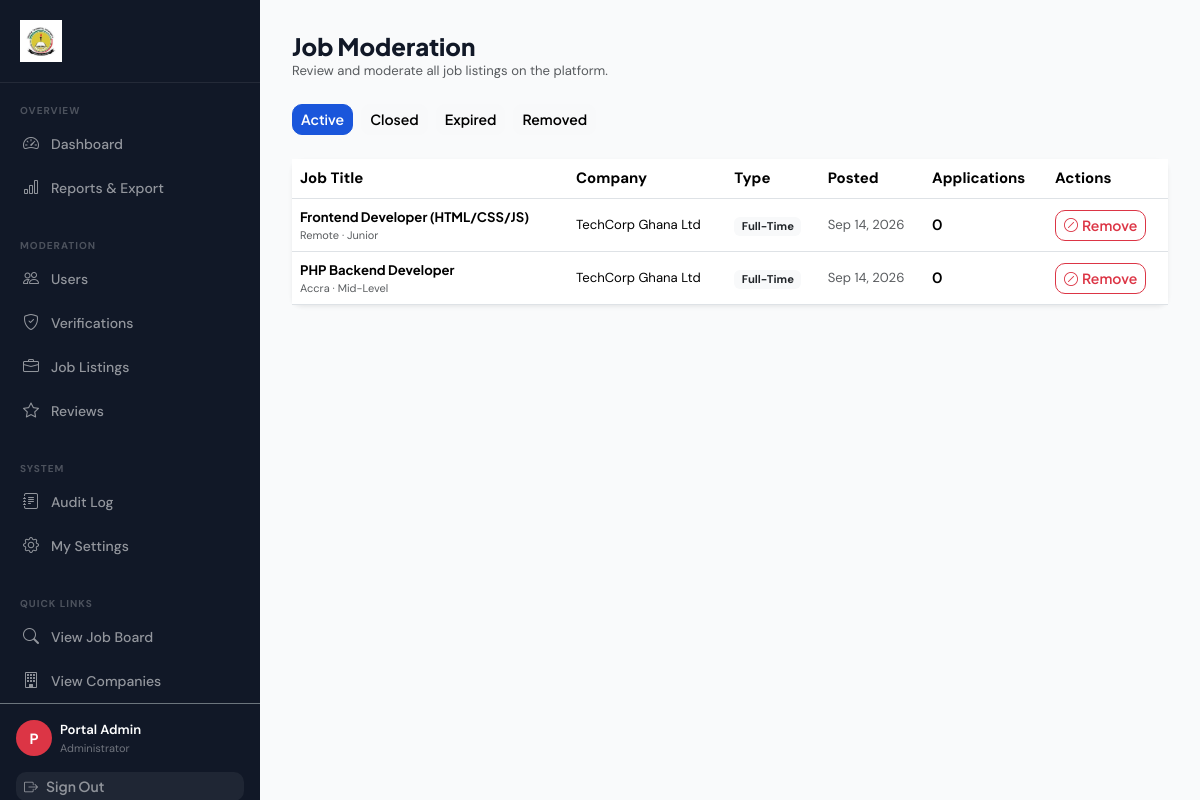
/config/public/admin/jobs (signed in), run on the app's committed database.
### tables this page shows
CREATE TABLE job_listings (
    id                  INT UNSIGNED    NOT NULL AUTO_INCREMENT,
    employer_id         INT UNSIGNED    NOT NULL,
    title               VARCHAR(160)    NOT NULL,
    slug                VARCHAR(200)    NULL,
    description         LONGTEXT        NOT NULL,
    requirements        TEXT            NULL,
    responsibilities    TEXT            NULL,
    benefits            TEXT            NULL,
    location_city       VARCHAR(80)     NULL,
    location_country    VARCHAR(80)     NULL,
    is_remote           TINYINT(1)      NOT NULL DEFAULT 0,
    job_type            ENUM('full_time','part_time','contract','internship','freelance','volunteer') NOT NULL DEFAULT 'full_time',
    experience_level    ENUM('entry','junior','mid','senior','lead','executive') NOT NULL DEFAULT 'entry',
    industry            VARCHAR(100)    NULL,
    salary_min          DECIMAL(12,2)   NULL,
    salary_max          DECIMAL(12,2)   NULL,
    salary_currency     VARCHAR(5)      NOT NULL DEFAULT 'USD',
    salary_period       ENUM('hourly','monthly','yearly') NOT NULL DEFAULT 'yearly',
    salary_is_hidden    TINYINT(1)      NOT NULL DEFAULT 0  COMMENT 'Show "Competitive" instead of range',
    vacancies           TINYINT UNSIGNED NOT NULL DEFAULT 1,
    application_deadline DATE           NULL,
    status              ENUM('draft','active','closed','expired','removed') NOT NULL DEFAULT 'draft',
    is_featured         TINYINT(1)      NOT NULL DEFAULT 0,
    view_count          INT UNSIGNED    NOT NULL DEFAULT 0,
    application_count   INT UNSIGNED    NOT NULL DEFAULT 0,
    expires_at          TIMESTAMP       NULL,
    created_at          TIMESTAMP       NOT NULL DEFAULT CURRENT_TIMESTAMP,
    updated_at          TIMESTAMP       NOT NULL DEFAULT CURRENT_TIMESTAMP ON UPDATE CURRENT_TIMESTAMP,

    PRIMARY KEY (id),
    UNIQUE KEY uq_jl_slug (slug),
    INDEX idx_jl_employer_id (employer_id),
    INDEX idx_jl_status (status),
    INDEX idx_jl_job_type (job_type),
    INDEX idx_jl_experience_level (experience_level),
    INDEX idx_jl_location (location_city, location_country),
    INDEX idx_jl_industry (industry),
    INDEX idx_jl_salary (salary_min, salary_max),
    INDEX idx_jl_created_at (created_at),
    INDEX idx_jl_is_remote (is_remote),
    FULLTEXT INDEX ft_jl_search (title, description, requirements)
      COMMENT 'Enables FULLTEXT search on job listings',
    CONSTRAINT fk_jl_employer
        FOREIGN KEY (employer_id) REFERENCES employer_profiles(id) ON DELETE CASCADE
);

CREATE TABLE employer_profiles (
    id                  INT UNSIGNED    NOT NULL AUTO_INCREMENT,
    user_id             INT UNSIGNED    NOT NULL,
    company_name        VARCHAR(160)    NOT NULL,
    slug                VARCHAR(180)    NULL     COMMENT 'URL-friendly company name',
    industry            VARCHAR(100)    NULL,
    company_size        ENUM('1-10','11-50','51-200','201-500','501-1000','1000+') NULL,
    founded_year        YEAR            NULL,
    website             VARCHAR(300)    NULL,
    phone               VARCHAR(30)     NULL,
    email               VARCHAR(180)    NULL     COMMENT 'Company contact email',
    location_city       VARCHAR(80)     NULL,
    location_country    VARCHAR(80)     NULL,
    full_address        VARCHAR(300)    NULL,
    description         TEXT            NULL,
    logo_path           VARCHAR(300)    NULL,
    cover_image_path    VARCHAR(300)    NULL,
    linkedin_url        VARCHAR(300)    NULL,
    twitter_url         VARCHAR(300)    NULL,
    verification_status ENUM('pending','approved','rejected','suspended') NOT NULL DEFAULT 'pending',
    is_featured         TINYINT(1)      NOT NULL DEFAULT 0,
    profile_views       INT UNSIGNED    NOT NULL DEFAULT 0,
    created_at          TIMESTAMP       NOT NULL DEFAULT CURRENT_TIMESTAMP,
    updated_at          TIMESTAMP       NOT NULL DEFAULT CURRENT_TIMESTAMP ON UPDATE CURRENT_TIMESTAMP,

    PRIMARY KEY (id),
    UNIQUE KEY uq_ep_user_id (user_id),
    UNIQUE KEY uq_ep_slug (slug),
    INDEX idx_ep_verification (verification_status),
    INDEX idx_ep_industry (industry),
    INDEX idx_ep_location (location_city, location_country),
    CONSTRAINT fk_ep_user
        FOREIGN KEY (user_id) REFERENCES users(id) ON DELETE CASCADE
);

### core/Controller.php (called while the page is built, shortened)
<?php
abstract class Controller
{
    protected function view(string $view, array $data = [], string $layout = 'main'): void
    {
        extract($data, EXTR_SKIP);
        $viewFile = ROOT_PATH . "/app/views/{$view}.php";
        ob_start(); require $viewFile; $content = ob_get_clean();
    }
    protected function isLoggedIn(): bool { return Session::isLoggedIn(); }
    protected function currentPage(): int { return max(1, (int)($_GET['page'] ?? 1)); }
}

### app/controllers/AdminController.php (called while the page is built, shortened)
<?php
require_once ROOT_PATH . '/core/Controller.php';
class AdminController extends Controller
{
    private Database $db;
    public function __construct()
    {
        $this->db = Database::getInstance();
    }
    public function jobs(): void
    {
        $status = $_GET['status'] ?? 'active';
        $sql    = "SELECT jl.*, ep.company_name FROM job_listings jl
                   JOIN employer_profiles ep ON ep.id = jl.employer_id
                   WHERE jl.status = ? ORDER BY jl.created_at DESC";
        $paged  = $this->paginate_raw($sql, [$status], $this->currentPage(), 20);
        $this->view('admin/jobs', [
            'title'  => 'Job Moderation',
            'jobs'   => $paged['data'],
            'paging' => $paged,
            'status' => $status,
        ], 'admin');
    }
    private function paginate_raw(string $sql, array $params, int $page, int $perPage): array
    {
        $page   = max(1, $page);
        $offset = ($page - 1) * $perPage;
        $total  = (int)$this->db->fetchColumn(
            "SELECT COUNT(*) FROM ($sql) AS _c", $params
        );
        return [
            'data'         => $this->db->fetchAll("$sql LIMIT $perPage OFFSET $offset", $params),
            'total'        => $total,
            'pages'        => (int)ceil($total / $perPage),
            'current_page' => $page,
            'per_page'     => $perPage,
        ];
    }
}

### core/bootstrap.php (called while the page is built, shortened)
<?php
spl_autoload_register(function (string $class): void {
    $paths = [
        ROOT_PATH . '/core/' . $class . '.php',
        ROOT_PATH . '/app/middleware/' . $class . '.php',
    ];
    foreach ($paths as $file) {
        if (file_exists($file)) {
            return;
        }
    }
});
require_once ROOT_PATH . '/app/helpers/functions.php';
$router = new Router();
$router->dispatch();

### config/public/index.php (called while the page is built, shortened)
<?php
require ROOT_PATH . '/core/bootstrap.php';

### core/Database.php (called while the page is built, shortened)
<?php
class Database
{
    private static ?Database $instance = null;
    private PDO $pdo;
    private function __construct()
    {
        $cfg = require ROOT_PATH . '/config/database.php';
        $dsn = "mysql:host={$cfg['host']};port={$cfg['port']};dbname={$cfg['dbname']};charset=utf8mb4";
        $opts = [
            PDO::ATTR_ERRMODE            => PDO::ERRMODE_EXCEPTION,
            PDO::ATTR_DEFAULT_FETCH_MODE => PDO::FETCH_ASSOC,
            PDO::ATTR_EMULATE_PREPARES   => false,
            PDO::MYSQL_ATTR_INIT_COMMAND => "SET NAMES utf8mb4 COLLATE utf8mb4_unicode_ci",
        ];
        try {
            $this->pdo = new PDO($dsn, $cfg['username'], $cfg['password'], $opts);
        } catch (PDOException $e) {
            throw new RuntimeException('DB connection failed: ' . $e->getMessage());
        }
    }
    public static function getInstance(): static
    {
        if (static::$instance === null) static::$instance = new static();
        return static::$instance;
    }
    public function query(string $sql, array $params = []): PDOStatement
    {
        $stmt = $this->pdo->prepare($sql);
        $stmt->execute($params);
        return $stmt;
    }
    public function fetchAll(string $sql, array $params = []): array
    {
        return $this->query($sql, $params)->fetchAll();
    }
    public function fetchColumn(string $sql, array $params = []): mixed
    {
        return $this->query($sql, $params)->fetchColumn();
    }
}

### config/database.php (called while the page is built)
<?php
return [
    'host'     => 'localhost',
    'port'     => 3306,
    'dbname'   => 'job_portal',
    'username' => 'root',
    'password' => '',
    'charset'  => 'utf8mb4',
];

### app/helpers/functions.php (called while the page is built, shortened)
<?php
function e(mixed $v): string { return htmlspecialchars((string)$v, ENT_QUOTES|ENT_SUBSTITUTE, 'UTF-8'); }
function url(string $path = ''): string { return rtrim(BASE_URL, '/') . '/' . ltrim($path, '/'); }
function format_date(string $d, string $fmt = 'M d, Y'): string { return $d ? date($fmt, strtotime($d)) : '—'; }
function truncate(string $t, int $len = 100): string
{
    $t = strip_tags($t);
    return mb_strlen($t) <= $len ? $t : mb_substr($t, 0, $len) . '…';
}
function status_label(string $s): string
{
    return match($s) {
        'applied'             => 'Applied',
        'under_review'        => 'Under Review',
        'shortlisted'         => 'Shortlisted',
        'interview_scheduled' => 'Interview Scheduled',
        'offered'             => 'Offer Received',
        'hired'               => 'Hired',
        'rejected'            => 'Not Selected',
        'withdrawn'           => 'Withdrawn',
        'full_time'           => 'Full-Time',
        'part_time'           => 'Part-Time',
        'contract'            => 'Contract',
        'internship'          => 'Internship',
        'entry'               => 'Entry Level',
        'junior'              => 'Junior',
        'mid'                 => 'Mid-Level',
        'senior'              => 'Senior',
        default               => ucfirst(str_replace('_',' ',$s)),
    };
}

### core/Session.php (called while the page is built, shortened)
<?php
class Session
{
    public static function role(): string  { return $_SESSION['user']['role'] ?? ''; }
    public static function isLoggedIn(): bool { return isset($_SESSION['user']); }
}

### app/views/admin/jobs.php (the view, shortened to what this page needs)
<div class="d-flex align-items-center justify-content-between mb-4 flex-wrap gap-2">
    <div>
        <h1 class="h4 fw-800 mb-0">Job Moderation</h1>
        <p class="text-muted small mb-0">Review and moderate all job listings on the platform.</p>
    </div>
</div>
<div class="d-flex gap-2 mb-4 flex-wrap">
    <?php foreach (['active'=>'Active','closed'=>'Closed','expired'=>'Expired','removed'=>'Removed'] as $v=>$l): ?>
    <a href="?status=<?= $v ?>"
       class="btn btn-sm <?= $status === $v ? 'btn-primary' : 'btn-light' ?>">
        <?= $l ?>
    </a>
    <?php endforeach; ?>
</div>
<div class="card border-0 shadow-sm">
    <div class="table-responsive">
        <table class="table table-hover align-middle mb-0">
            <thead>
                <tr>
                    <th>Job Title</th>
                    <th>Company</th>
                    <th>Type</th>
                    <th>Posted</th>
                    <th>Applications</th>
                    <th>Actions</th>
                </tr>
            </thead>
            <tbody>
                <?php if (empty($jobs)): ?>
                <tr><td colspan="6" class="text-center py-4 text-muted">No jobs found.</td></tr>
                <?php else: ?>
                <?php foreach ($jobs as $job): ?>
                <tr>
                    <td>
                        <div class="fw-700 small"><?= e(truncate($job['title'], 50)) ?></div>
                        <div class="text-muted" style="font-size:11px;">
                            <?= $job['is_remote'] ? 'Remote' : e($job['location_city'] ?? 'N/A') ?>
                            · <?= status_label($job['experience_level']) ?>
                        </div>
                    </td>
                    <td class="small"><?= e($job['company_name']) ?></td>
                    <td>
                        <span class="badge bg-light text-dark fw-500">
                            <?= status_label($job['job_type']) ?>
                        </span>
                    </td>
                    <td class="text-muted small"><?= format_date($job['created_at'], 'M d, Y') ?></td>
                    <td class="fw-600"><?= number_format($job['application_count']) ?></td>
                    <td>
                        <?php if ($job['status'] === 'active'): ?>
                        <form method="POST" action="<?= url('/admin/jobs/' . $job['id'] . '/remove') ?>"
                              data-no-loading class="d-inline">
                            <button type="submit" class="btn btn-sm btn-outline-danger"
                                    data-confirm="Remove this job listing from the platform?">
                                <i class="bi bi-slash-circle me-1"></i>Remove
                            </button>
                        </form>
                        <?php elseif ($job['status'] === 'removed'): ?>
                        <span class="badge bg-secondary">Removed</span>
                        <?php else: ?>
                        <span class="badge bg-secondary"><?= ucfirst($job['status']) ?></span>
                        <?php endif; ?>
                    </td>
                </tr>
                <?php endforeach; ?>
                <?php endif; ?>
            </tbody>
        </table>
    </div>
</div>

### core/Router.php (shortened to what this page needs)
<?php
class Router
{
    private array $routes = [];
    private array $groupMiddleware = [];
    private string $groupPrefix = '';
    public function group(array $opts, callable $cb): void
    {
        $prevPrefix = $this->groupPrefix;
        $prevMw     = $this->groupMiddleware;
        $this->groupPrefix     .= ($opts['prefix'] ?? '');
        $this->groupMiddleware  = array_merge($this->groupMiddleware, $opts['middleware'] ?? []);
        $this->groupPrefix     = $prevPrefix;
        $this->groupMiddleware = $prevMw;
    }
    private function add(string $method, string $path, string $handler, array $mw): void
    {
        $full = $this->groupPrefix . $path;
        $this->routes[] = [
            'method'  => $method,
            'pattern' => '#^' . preg_replace('/\{([a-zA-Z_]+)\}/', '(?P<$1>[^/]+)', $full) . '$#',
            'handler' => $handler,
            'mw'      => array_merge($this->groupMiddleware, $mw),
        ];
    }
    public function dispatch(): void
    {
        $method = $_SERVER['REQUEST_METHOD'];
        $uri    = $this->uri();
        foreach ($this->routes as $route) {
            if ($route['method'] !== $method) continue;
            if (!preg_match($route['pattern'], $uri, $matches)) continue;
            $params = array_filter($matches, 'is_string', ARRAY_FILTER_USE_KEY);
            $this->call($route['handler'], $params);
            return;
        }
    }
    private function uri(): string
    {
        $uri  = parse_url($_SERVER['REQUEST_URI'] ?? '/', PHP_URL_PATH);
        $scriptBase = rtrim(dirname($_SERVER['SCRIPT_NAME'] ?? '/'), '/');
        if ($scriptBase && $scriptBase !== '/config/public' && $scriptBase !== '/public'
            && str_starts_with($uri, $scriptBase)) {
            $uri = substr($uri, strlen($scriptBase));
        }
        return '/' . ltrim($uri ?: '/', '/');
    }
    private function call(string $handler, array $params): void
    {
        [$class, $method] = explode('@', $handler, 2);
        $ctrl = new $class();
        $reflection = new ReflectionMethod($ctrl, $method);
        $paramCount = $reflection->getNumberOfParameters();
        if ($paramCount === 0) {
            $ctrl->$method();
            return;
        }
    }
}

### config/public/assets/css/style.css (style rules this page uses)
:root { --primary:#1A56DB;--primary-dark:#1347c8;--primary-light:#EBF5FF;--dark:#111827;--muted:#6B7280;--border:#E5E7EB;--bg:#F9FAFB;--radius:10px;--shadow:0 4px 16px rgba(0,0,0,.08); }
body { font-family:'DM Sans',sans-serif;font-size:15px;color:var(--dark);background:#fff;-webkit-font-smoothing:antialiased; }
h1,h2,h3,h4,h5,h6,.navbar-brand,.fw-700,.fw-800 { font-family:'Plus Jakarta Sans',sans-serif; }
.fw-700 { font-weight:700!important }
.fw-800 { font-weight:800!important }
.fw-600 { font-weight:600!important }
.btn { font-family:'Plus Jakarta Sans',sans-serif;font-weight:600;border-radius:var(--radius);transition:all .2s; }
.btn-primary { background:var(--primary);border-color:var(--primary); }
.card { border:1px solid var(--border);border-radius:var(--radius);box-shadow:0 1px 3px rgba(0,0,0,.08); }
html { scroll-behavior: smooth; }

### data on the page
job_listings: title "Frontend Developer (HTML/CSS/JS)", is_remote "Remote", experience_level "Junior", employer.company_name "TechCorp Ghana Ltd", job_type "Full-Time", created_at "Sep 14, 2026", application_count "0"
job_listings: title "PHP Backend Developer", location_city "Accra", experience_level "Mid-Level", employer.company_name "TechCorp Ghana Ltd", job_type "Full-Time", created_at "Sep 14, 2026", application_count "0"

### other printed values
$label "Dashboard Reports & Export Users Verifications Job Listings Reviews Audit Log My Settings View Job Board View Companies"
$l "Active"
$l "Closed"
$l "Expired"
$l "Removed"
